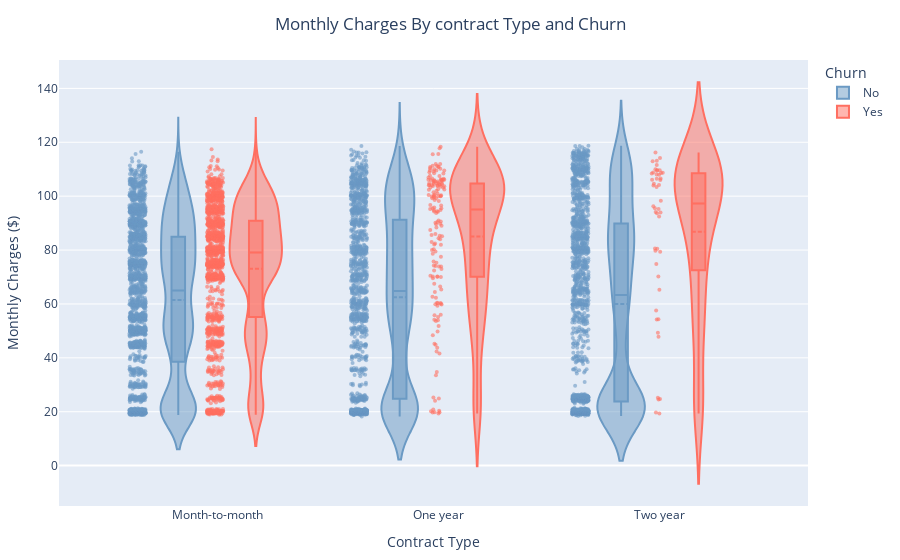

Here is the notebook cell this chart was saved with:
### Code cell
fig = px.violin(df, x='Contract', y='MonthlyCharges',
                color='Churn', box=True, points='all',
                title='Monthly Charges By contract Type and Churn',
                color_discrete_map=color_discrete_map,
                hover_data={'MonthlyCharges':True,'Contract':True, 'Churn':True}
              )
fig.update_layout(
    title_x=0.5,
    xaxis_title='Contract Type',
    yaxis_title='Monthly Charges ($)',
    legend_title_text='Churn',
    margin=dict(l=40, r=40, t=60, b=40),
)

fig.update_traces(
  meanline_visible=True,
  marker_size=4,
  marker_opacity=0.6,
  hovertemplate='Contract: %{x}<br>Monthly Charges: %{y}$<br>Churn: %{color}<extra></extra>'
)
fig.show()

### Figure 1 — Plotly figure (JSON) as saved in the notebook; plotly's stock layout.template omitted (floating-point values rounded to 4 significant figures; data arrays with more than 128 entries replaced by an {"elided": "..."} marker saying what was removed)
{"data": [{"alignmentgroup": "True", "box": {"visible": true}, "customdata": {"elided": "5174x1 str values"}, "hovertemplate": "Contract: %{x}<br>Monthly Charges: %{y}$<br>Churn: %{color}<extra></extra>", "legendgroup": "No", "marker": {"color": "#6B9AC4", "opacity": 0.6, "size": 4}, "meanline": {"visible": true}, "name": "No", "offsetgroup": "No", "orientation": "v", "points": "all", "scalegroup": "True", "showlegend": true, "type": "violin", "x": {"elided": "5174 str values"}, "x0": " ", "xaxis": "x", "y": {"elided": "5174 float values"}, "y0": " ", "yaxis": "y"}, {"alignmentgroup": "True", "box": {"visible": true}, "customdata": {"elided": "1869x1 str values"}, "hovertemplate": "Contract: %{x}<br>Monthly Charges: %{y}$<br>Churn: %{color}<extra></extra>", "legendgroup": "Yes", "marker": {"color": "#FF6F61", "opacity": 0.6, "size": 4}, "meanline": {"visible": true}, "name": "Yes", "offsetgroup": "Yes", "orientation": "v", "points": "all", "scalegroup": "True", "showlegend": true, "type": "violin", "x": {"elided": "1869 str values"}, "x0": " ", "xaxis": "x", "y": {"elided": "1869 float values"}, "y0": " ", "yaxis": "y"}], "layout": {"legend": {"title": {"text": "Churn"}, "tracegroupgap": 0}, "margin": {"b": 40, "l": 40, "r": 40, "t": 60}, "title": {"text": "Monthly Charges By contract Type and Churn", "x": 0.5}, "violinmode": "group", "xaxis": {"anchor": "y", "domain": [0, 1], "title": {"text": "Contract Type"}}, "yaxis": {"anchor": "x", "domain": [0, 1], "title": {"text": "Monthly Charges ($)"}}}}
